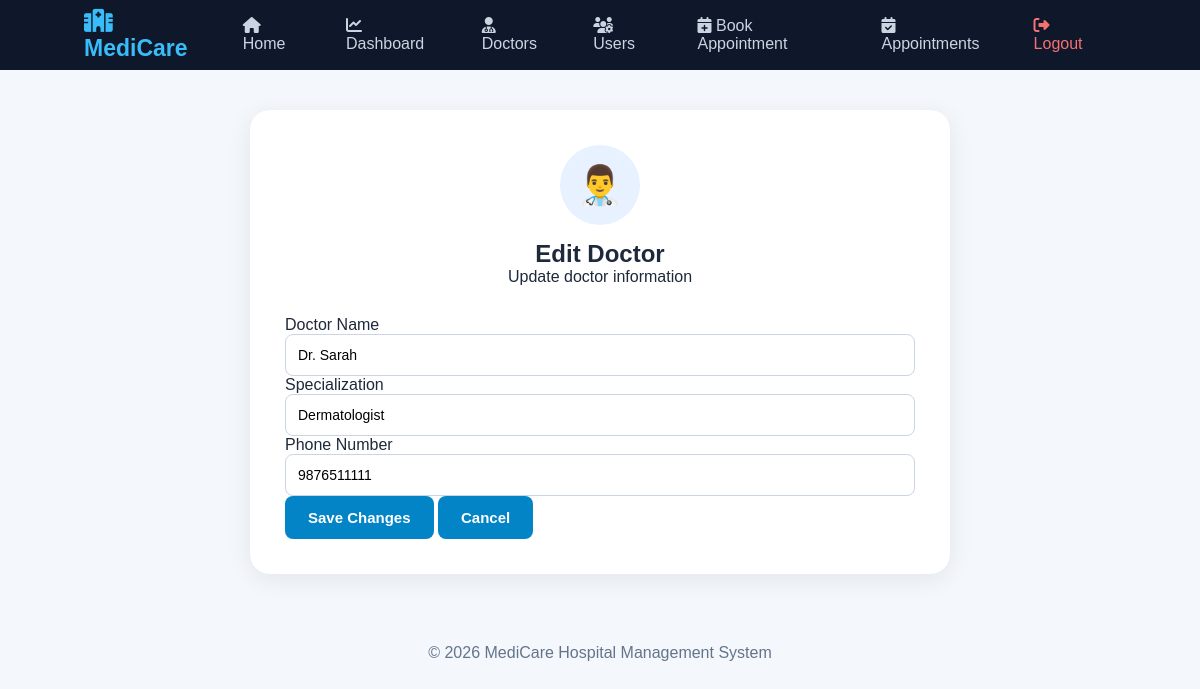
The app's page /doctors/edit/2 (signed in) with its own data.
### tables this page shows
CREATE TABLE doctors (
            id INTEGER PRIMARY KEY AUTOINCREMENT,
            name TEXT NOT NULL,
            specialization TEXT NOT NULL,
            phone TEXT NOT NULL
        );

### app.py (the view, shortened to what this page needs)
@app.route(
    "/doctors/edit/<int:doctor_id>",
    methods=["GET", "POST"]
)
@staff_required
def edit_doctor(doctor_id):
    db = get_db()
    doctor = db.execute(
        """
        SELECT *
        FROM doctors
        WHERE id = ?
        """,
        (doctor_id,)
    ).fetchone()
    db.close()
    return render_template(
        "edit_doctor.html",
        doctor=doctor
    )

### app.py (called while the page is built)
def get_db():
    db = sqlite3.connect(DATABASE)
    db.row_factory = sqlite3.Row
    return db

def staff_required(f):
    @wraps(f)
    def decorated_function(*args, **kwargs):
        if "username" not in session:
            return redirect(url_for("login"))
        if session.get("role") not in ["admin", "doctor"]:
            flash(
                "You do not have permission to access this page.",
                "error"
            )
            return redirect(url_for("dashboard"))
        return f(*args, **kwargs)
    return decorated_function

### templates/edit_doctor.html (shortened to what this page needs)
{% extends "base.html" %}
{% block content %}
<div class="edit-container">
    <div class="edit-card">
        <div class="edit-header">
            <div class="doctor-avatar">
                👨‍⚕️
            </div>
            <h2>Edit Doctor</h2>
            <p class="text-muted">
                Update doctor information
            </p>
        </div>
        <form method="POST">
            <div class="mb-3">
                <label class="form-label">
                    Doctor Name
                </label>
                <input
                    type="text"
                    name="name"
                    class="form-control"
                    value="{{ doctor.name }}"
                    required
                >
            </div>
            <div class="mb-3">
                <label class="form-label">
                    Specialization
                </label>
                <input
                    type="text"
                    name="specialization"
                    class="form-control"
                    value="{{ doctor.specialization }}"
                    required
                >
            </div>
            <div class="mb-4">
                <label class="form-label">
                    Phone Number
                </label>
                <input
                    type="text"
                    name="phone"
                    class="form-control"
                    value="{{ doctor.phone }}"
                    required
                >
            </div>
            <div class="d-flex gap-2">
                <button
                    type="submit"
                    class="btn btn-primary flex-grow-1"
                >
                    Save Changes
                </button>
                <a
                    href="{{ url_for('doctors') }}"
                    class="btn btn-secondary"
                >
                    Cancel
                </a>
            </div>
        </form>
    </div>
</div>
{% endblock %}

### static/style.css (style rules this page uses)
* { margin: 0; padding: 0; box-sizing: border-box; }
body { font-family: Arial, Helvetica, sans-serif; background: #f4f7fb; color: #1e293b; }
.btn { display: inline-block; background: #0284c7; color: white; border: none; text-decoration: none; padding: 13px 23px; border-radius: 8px; font-size: 15px; font-weight: bold; cursor: pointer; transition: 0.3s; }
input, select, textarea { width: 100%; padding: 12px; border: 1px solid #cbd5e1; border-radius: 8px; outline: none; font-size: 14px; background: white; }

### templates/edit_doctor.html (style rules this page uses)
.edit-container { max-width: 700px; margin: 40px auto; }
.edit-card { background: white; padding: 35px; border-radius: 20px; box-shadow: 0 5px 25px rgba(0,0,0,0.08); }
.edit-header { text-align: center; margin-bottom: 30px; }
.doctor-avatar { width: 80px; height: 80px; background: #e7f1ff; border-radius: 50%; display: flex; align-items: center; justify-content: center; font-size: 38px; margin: 0 auto 15px; }

### records on screen
doctors: name "Dr. Sarah", specialization "Dermatologist", phone "9876511111"
